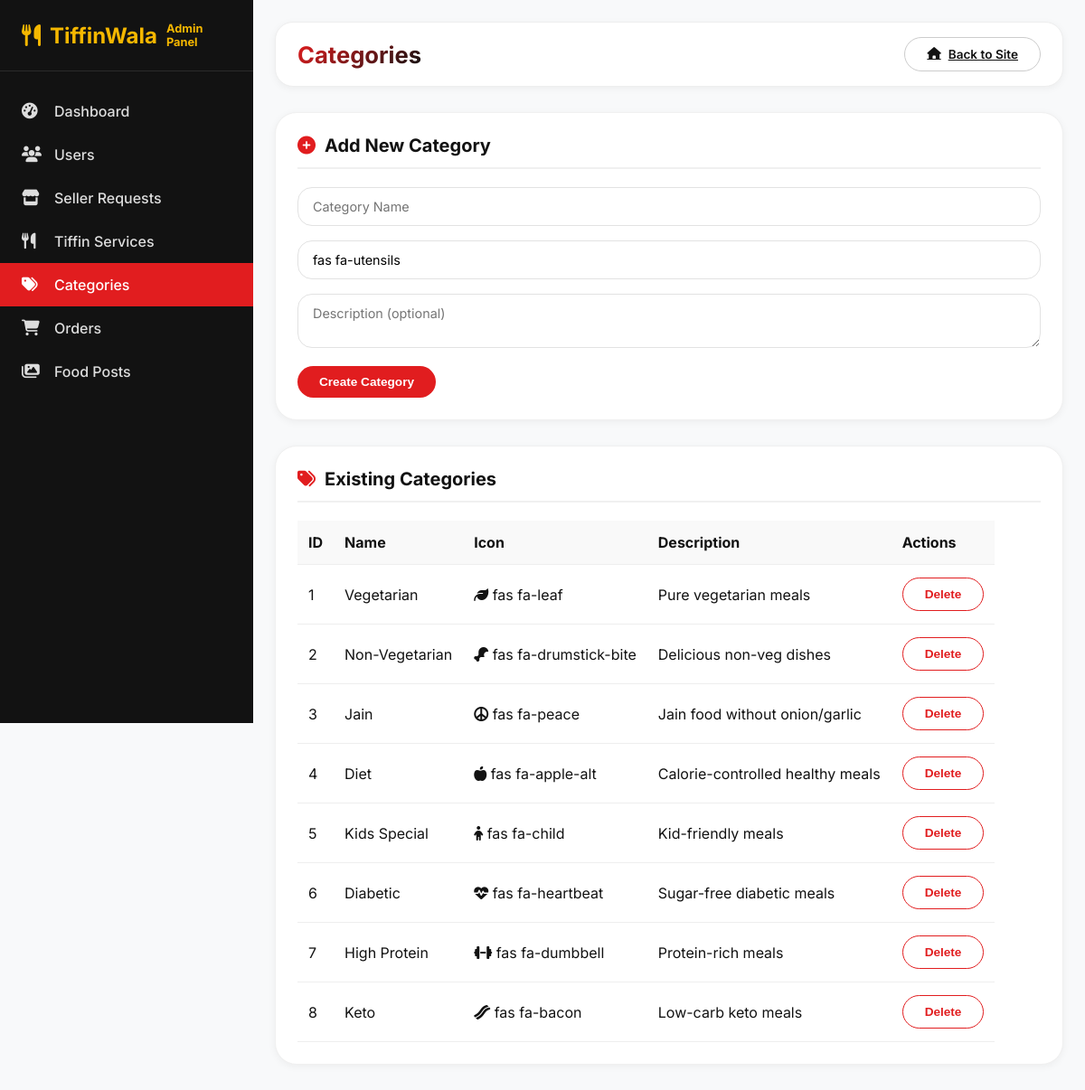
The app's page /admin/categories (signed in) with its own data.
### models.py (models this page shows, shortened)
class Category(db.Model):
    __tablename__ = 'categories'
    id = db.Column(db.Integer, primary_key=True)
    name = db.Column(db.String(50), unique=True, nullable=False)
    icon = db.Column(db.String(50))
    description = db.Column(db.Text)
    tiffins = db.relationship('TiffinService', backref='category', lazy=True)

### app.py (the view)
@app.route('/admin/categories')
@login_required
@admin_required
def admin_categories():
    categories = Category.query.all()
    return render_template('admin/categories.html', categories=categories)

### app.py (called while the page is built)
@login_manager.user_loader
def load_user(user_id):
    return db.session.get(User, int(user_id))

@app.context_processor
def utility_processor():
    return dict(now=datetime.now)

def admin_required(func):
    from functools import wraps
    @wraps(func)
    def decorated_view(*args, **kwargs):
        if not current_user.is_authenticated or not current_user.is_admin:
            flash('Access denied. Admin privileges required.', 'danger')
            return redirect(url_for('index'))
        return func(*args, **kwargs)
    return decorated_view

### templates/admin/categories.html (shortened to what this page needs)
{% extends "admin/base_admin.html" %}
{% block content %}
<div class="card">
    <div class="card-title"><i class="fas fa-plus-circle"></i> Add New Category</div>
    <form method="POST" action="{{ url_for('admin_create_category') }}">
        <input type="text" name="name" placeholder="Category Name" required>
        <input type="text" name="icon" placeholder="Font Awesome icon (e.g., fas fa-leaf)" value="fas fa-utensils">
        <textarea name="description" rows="2" placeholder="Description (optional)"></textarea>
        <button type="submit" class="btn btn-red">Create Category</button>
    </form>
</div>
<div class="card">
    <div class="card-title"><i class="fas fa-tags"></i> Existing Categories</div>
    <div style="overflow-x:auto;">
        <table>
            <thead><tr><th>ID</th><th>Name</th><th>Icon</th><th>Description</th><th>Actions</th></tr></thead>
            <tbody>
                {% for cat in categories %}
                <tr>
                    <td>{{ cat.id }}</td>
                    <td>{{ cat.name }}</td>
                    <td><i class="{{ cat.icon }}"></i> {{ cat.icon }}</td>
                    <td>{{ cat.description or '-' }}</td>
                    <td>
                        <form method="POST" action="{{ url_for('admin_delete_category', cat_id=cat.id) }}" onsubmit="return confirm('Delete category? This will remove all tiffins under it.');"><button class="btn btn-danger">Delete</button></form>
                    </td>
                </tr>
                {% endfor %}
            </tbody>
        </table>
    </div>
</div>
{% endblock %}

### templates/admin/base_admin.html (style rules this page uses)
* { margin:0; padding:0; box-sizing:border-box; }
:root { --red:#E11D1F; --yellow:#F5B700; --white:#FFFFFF; --black:#121212; --light-yellow:#FFF5DF; --shadow:0 2px 8px rgba(0,0,0,0.05); --shadow-hover:0 4px 12px rgba(0,0,0,0.1); }
body { font-family:'Inter',sans-serif; background:#F8F9FA; color:var(--black); }
.card { background:white; border-radius:24px; padding:24px; margin-bottom:28px; box-shadow:var(--shadow); border:1px solid #f0f0f0; }
.card-title { font-size:1.25rem; font-weight:700; margin-bottom:20px; padding-bottom:12px; border-bottom:2px solid #f0f0f0; display:flex; align-items:center; gap:10px; }
.card-title i { color:var(--red); }
input, select, textarea { width:100%; padding:12px 16px; border:1.5px solid #e2e2e2; border-radius:16px; font-family:inherit; font-size:0.9rem; transition:0.2s; margin-bottom:16px; }
.btn { padding:10px 24px; border-radius:40px; font-weight:600; cursor:pointer; border:none; transition:0.2s; display:inline-flex; align-items:center; gap:8px; font-size:0.85rem; }
.btn-red { background:var(--red); color:white; }
.btn-danger { background:transparent; border:1px solid var(--red); color:var(--red); }
table { width:100%; border-collapse:collapse; overflow-x:auto; display:block; }
th, td { text-align:left; padding:14px 12px; border-bottom:1px solid #eee; }
th { background:#f9f9f9; font-weight:700; color:var(--black); }

### records on screen
Category: id "1", name "Vegetarian", icon "fas fa-leaf", description "Pure vegetarian meals"
Category: id "2", name "Non-Vegetarian", icon "fas fa-drumstick-bite", description "Delicious non-veg dishes"
Category: id "3", name "Jain", icon "fas fa-peace", description "Jain food without onion/garlic"
Category: id "4", name "Diet", icon "fas fa-apple-alt", description "Calorie-controlled healthy meals"
Category: id "5", name "Kids Special", icon "fas fa-child", description "Kid-friendly meals"
Category: id "6", name "Diabetic", icon "fas fa-heartbeat", description "Sugar-free diabetic meals"
Category: id "7", name "High Protein", icon "fas fa-dumbbell", description "Protein-rich meals"
Category: id "8", name "Keto", icon "fas fa-bacon", description "Low-carb keto meals"
